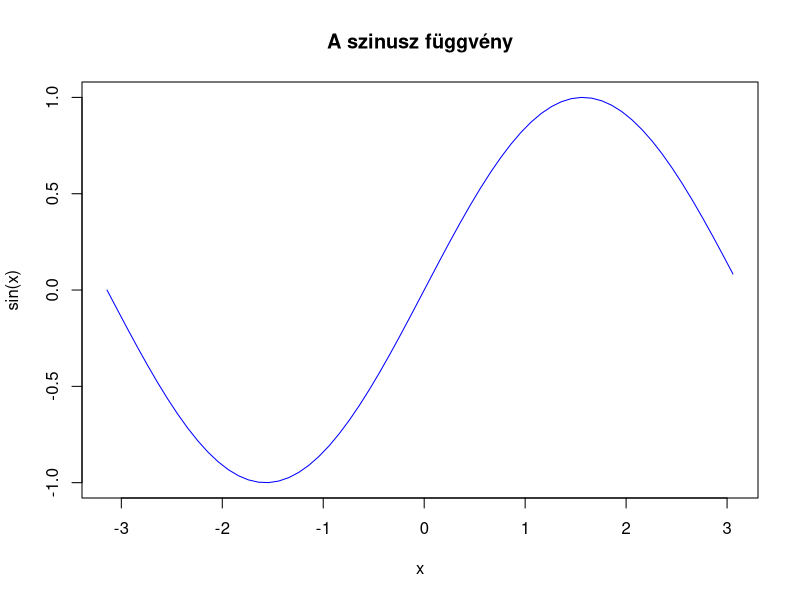

Write R code to recreate this figure.
xx = seq(-pi,pi,0.1)
plot(
  xx, sin(xx),
  main="A szinusz függvény",
  ylab="sin(x)",
  xlab="x",
  type="l",
  col="blue"
)
